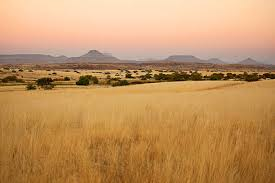
#> input picture savana.jpg, 275 x 183 px
$ python mainClass.py
#> lines starting #> are read from the running program, lines starting #| are printed output that depends on the picture
### imgProcessingClass.py
import cv2
import matplotlib.pyplot as plt
import pandas as pd
import numpy as np

class imgProcessing():

    # Load image in RGB
    def img2Rgb(self, fileName):
#> called with fileName = 'savana.jpg'
        cv2Img = cv2.imread(fileName, -1)
#> cv2Img is the input picture: shape (183, 275, 3); mean B, G, R 96.7, 146.7, 193.1
        imgRgb = cv2.cvtColor(cv2Img, cv2.COLOR_BGR2RGB)

        return imgRgb

    # Display image
    def showImg(self, fileName, img):
#> call 2 of img2Rgb, with fileName = 'panther.png'
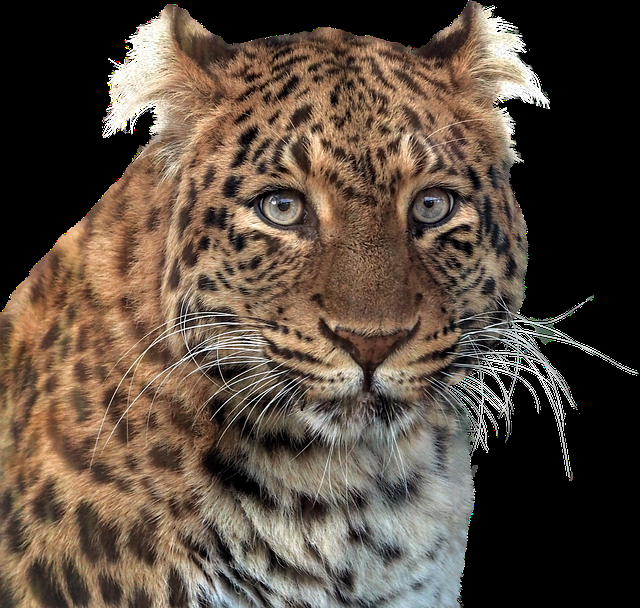
#> input picture panther.png, 640 x 608 px
#> in img2Rgb, cv2Img is the input picture: shape (608, 640, 4); mean B, G, R, A 62.9, 74.9, 89.2, 167.5
        print("Loading", fileName, "...")
        plt.imshow(img); plt.title(fileName)
        plt.show()

    # Get image with alpha mask
    def getAlphaMask(self, fileName):
#> called with fileName = 'panther.png'
        print("Applying alpha mask to", fileName, "...")
        cv2Img = cv2.imread(fileName, -1)

        imgBGR = cv2Img[:, :, 0:3]
        imgMask = cv2Img[:, :, 3:4]
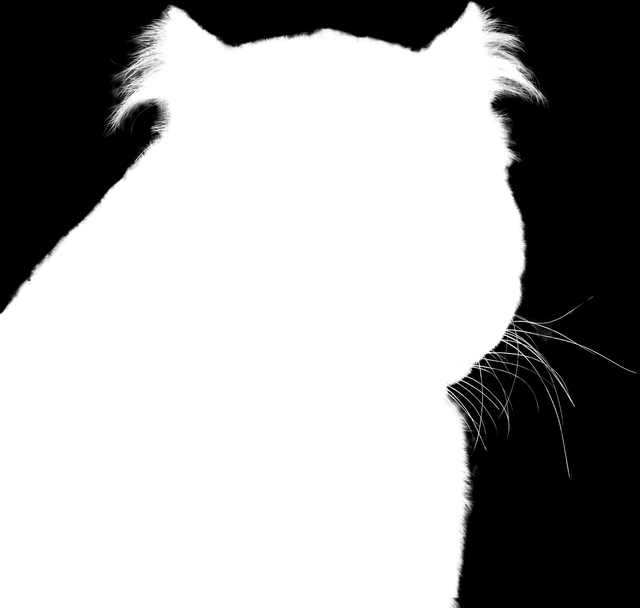
#> imgMask: shape (608, 640, 1); min 0, max 255, mean 167.5

        # Show RGB and alpha mask versions of image
        plt.figure(figsize = [10, 5])
        plt.subplot(121); plt.imshow(imgBGR[:, :, ::-1]); plt.title(fileName + ' (Colour Channels)')
#> (the run stopped early here; a loop or call above may not have finished)
